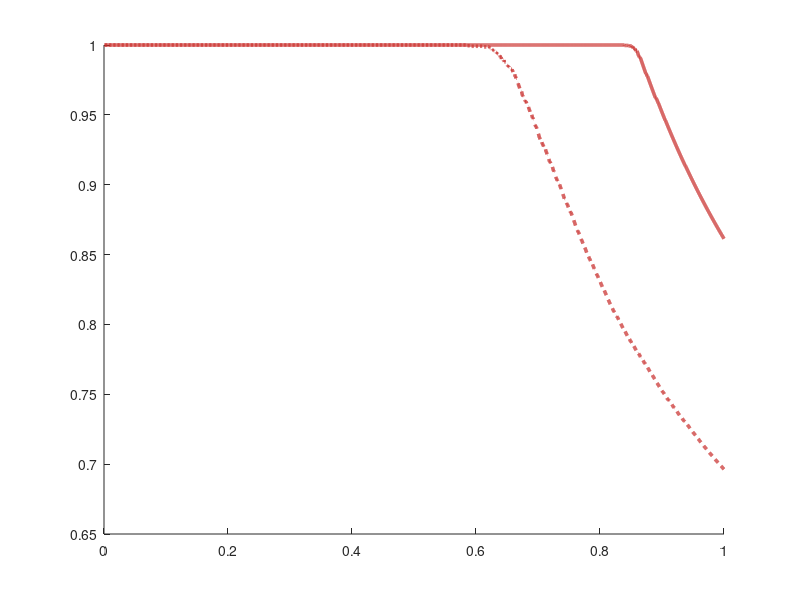

MATLAB code to generate this figure: (Note: this script raises an error after producing the figure.)
close all;
addpath(genpath('altmany-export_fig-113e357'));
cols = [200 45 43;  0 176 80;37 64 180; 0 0 0]/255;
red = cols(1,:);
green = cols(2,:);
blue = cols(3,:);
f = figure,hold on;
width = 2.5;
%nordland dataset
p1 = load('prcurves/prcurve_nordland_ds100_gray1_resize1_Contrast1.mat');
a1 = plot(p1.points(1,:),p1.points(2,:),'--','color', red, 'linewidth', width);
M1 = 'Nordland'

hold on;
p2 = load('prcurves/prcurve_nordland_ds100_gray1_resize1_N100.mat');
a2 = plot(p2.points(1,:),p2.points(2,:),'color', red, 'linewidth', width);
M2 = 'Nordland';


hold on;
%legend('SeqSlam','our algorithm');

%garden dataset
p1 = load('prcurves/prcurve_garden_ds20_gray1_resize1.mat');
plot(p1.points(1,:),p1.points(2,:),'--','color', green, 'linewidth', width);
hold on;
p2 = load('prcurves/prcurve_garden_ds20_gray1_resize1_N10.mat');
plot(p2.points(1,:),p2.points(2,:),'color', green, 'linewidth', width);
hold on;
%day_evening dataset
p1 = load('prcurves/prcurve_original_day_evening_ds20_gray1_resize1.mat');
plot(p1.points(1,:),p1.points(2,:),'--','color', blue, 'linewidth', width);
hold on;
p2 = load('prcurves/prcurve_original_day_evening_ds20_gray1_resize1_N20.mat');
plot(p2.points(1,:),p2.points(2,:),'color', blue, 'linewidth', width);
hold on;
%h = legend('SeqSlam','our algorithm');


axis([0 1 .5 1]);
xlabel('recall'); ylabel('precision'); 
set(gca, 'box', 'on');

%set(h1, 'position',[.3,0.3,0.2,0.2])
%title('Precision Recall Curve');
print2eps('precision_recall',f)
